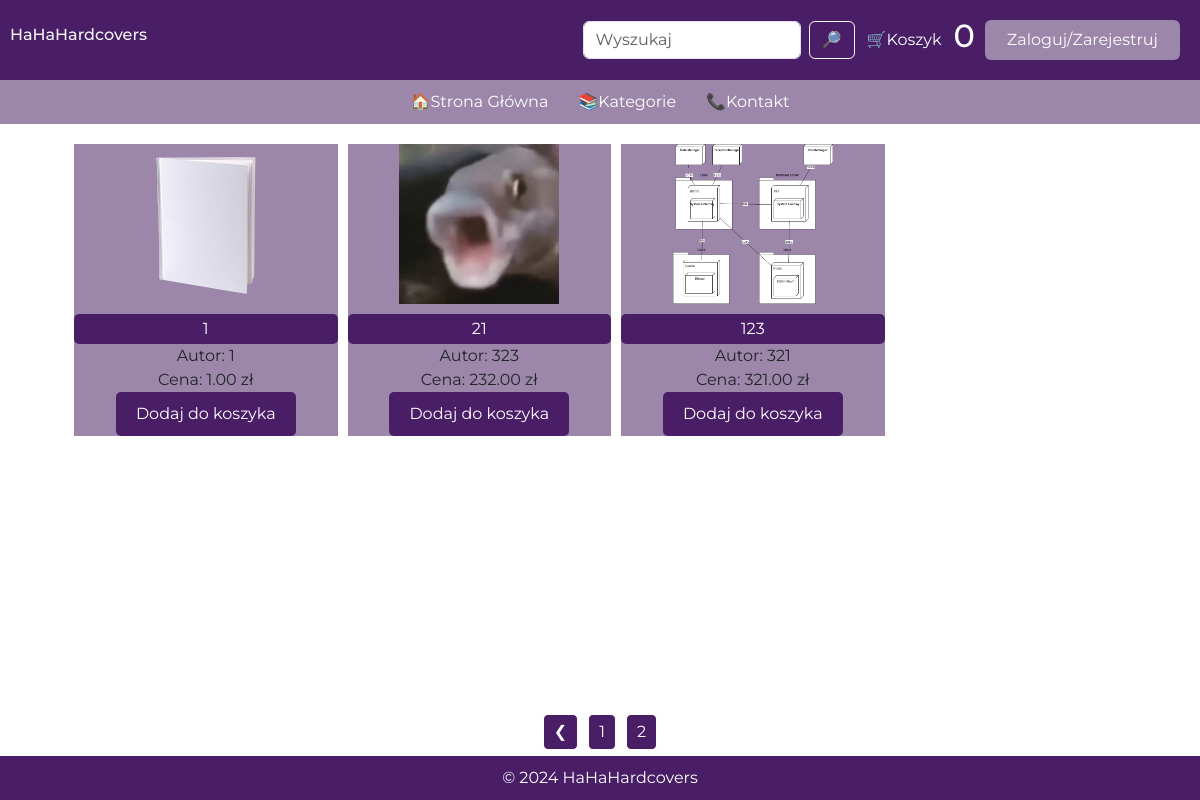
Page /?page=2 on the earlier database version.
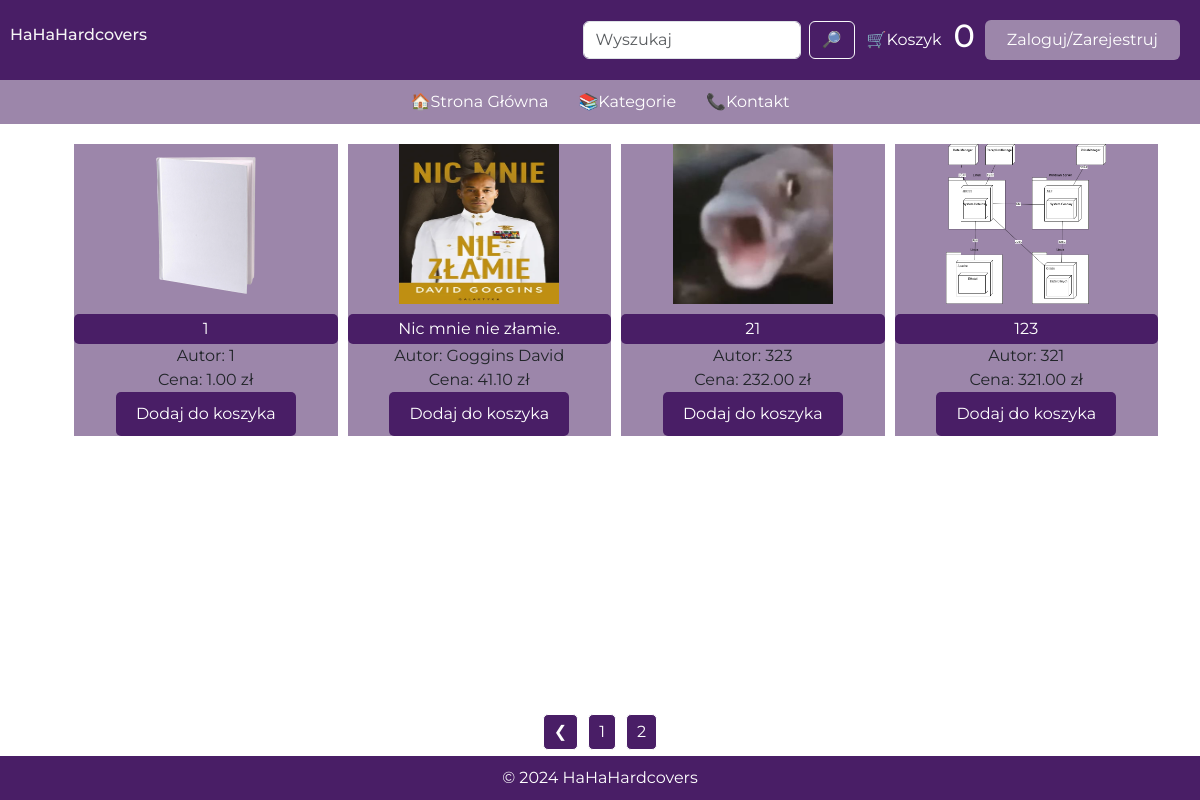
Same page on the later database version.
### stuff/models.py (models this page shows, shortened)
class Books(models.Model):
    author = models.CharField(max_length= 100, default = None)
    title = models.CharField(max_length=255)
    description = models.TextField(null=True,blank=True)
    price = models.DecimalField(max_digits=5, decimal_places  = 2, default = None)
    tags = models.ManyToManyField('Tag',blank=True)
    image = models.ImageField(upload_to='',null= True, blank=True)
    id = models.UUIDField(default=uuid.uuid4, unique=True,
                          primary_key=True, editable=False)
    class Meta:
        verbose_name_plural = 'Books'
        ordering = ['id']

### stuff/views.py (the view)
# urls.py: path('',views.stuffList, name='stuff_list'),
def stuffList(request):
    books, search_query = searchProject(request)
    print(request.GET)
    tags = Tag.objects.all()
    if request.GET.get('category'):
        category_name = request.GET['category']
        category_tag = get_object_or_404(Tag, name=category_name)
        books = books.filter(tags=category_tag)
        print(books)
    custom_range, books = paginateProjects(request, books, 8)
    if request.user.is_authenticated:
        customer = request.user.profile
        order, created = Order.objects.get_or_create(customer = customer, complete = False)
        items = order.orderitem_set.all()
        cartItems = order.get_cart_items
    else:
        items = []
        order = {'get_cart_total':0 , 'get_cart_items':0, 'shipping': True}
        cartItems = order['get_cart_items']
    context = {
        'books' : books,
        'tags' : tags,
        'cartitems' : cartItems,
        'search_query' : search_query,
        'custom_range' : custom_range,
    }
    return render(request,'stuff/stuff_list.html', context)

### stuff/utils.py (called while the page is built)
def paginateProjects(request, books, results):
    page = request.GET.get('page')
    paginator = Paginator(books,results)
    try:
        books = paginator.page(page)
    except PageNotAnInteger:
        page = 1
        books = paginator.page(page)
    except EmptyPage:
        page = paginator.num_pages
        books = paginator.page(page)
    leftIndex = (int(page) - 4)
    if leftIndex < 1:
        leftIndex = 1
    rightIndex = (int(page) + 5)
    if rightIndex > paginator.num_pages:
        rightIndex = paginator.num_pages + 1
    custom_range = range(leftIndex,rightIndex)
    return custom_range, books

def searchProject(request):
    search_query = ''
    if request.GET.get('search_query'):
        search_query = request.GET.get('search_query')
    tags = Tag.objects.filter(name__icontains=search_query)
    books = Books.objects.filter(
        Q(title__icontains=search_query) |
        Q(description__icontains=search_query) |
        Q(author__icontains=search_query) |
        Q(tags__in=tags)
        )
    return books , search_query

### stuff/templates/stuff/stuff_list.html (shortened to what this page needs)
{% extends 'index.html' %}
{% load static %}
{% block stuff %}
<link rel="stylesheet" href="{% static 'styles\StuffListStyle.css' %}">
<div class="container">
  <ul id="popular-book-list" class="box-grid">
    {% for book in books %}
    <li>
      {% if book.image %}
        <img src="{{ book.image.url }}" alt="">
      {% else %}
        <img src="{% static 'images/blank.png' %}" alt="">
      {% endif %}
      <a class="read-more-button" href="{% url 'stuff:book_detail' pk=book.id%}">
        {{book.title|slice:":20"}}
      </a>
      Autor: {{book.author}}<br/>
      Cena: {{book.price|floatformat:2}} zł<br/>
      <button data-book="{{book.id}}" data-action="add" class="addItem">Dodaj do koszyka</button>
    </li>
    {% endfor %}
  </ul>
</div>
{% endblock %}

### templates/index.html (shortened to what this page needs)
<!DOCTYPE html>
{% load static %}
<html lang="en">
<head>
    <link rel="stylesheet" href="https://cdnjs.cloudflare.com/ajax/libs/font-awesome/6.4.2/css/all.min.css">
    <link rel="stylesheet" href="{% static 'styles\mainstyl.css' %}">
    {% block nav %}
    {% include 'stuff/navbar.html' %}
    {% endblock nav %}
    <section class="trend-section">
            {% block stuff %}
            {% endblock stuff %}
    </section>
    {% include 'pagination.html' with queryset=books custom_range=custom_range %}
    <footer>
        &copy; 2024 HaHaHardcovers
    </footer>
</body>
</html>

### stuff/templates/stuff/navbar.html (shortened to what this page needs)
{% block navbar %}
{% load static %}
<!DOCTYPE html>
<html>
<head>
    {% load bootstrap5 %}
    {% bootstrap_css %}
    <link rel="stylesheet" href="{% static 'styles\navbarstyle.css' %}">
</head>
<body>
    <body>
        <header>
            <h1 class="navbar-brand"><a style="text-decoration: none; color:whitesmoke;" href="{%url 'stuff:stuff_list' %}">HaHaHardcovers</a></h1>
            <div class="header-buttons">
                <form class="d-flex" role="search" method="get" action="{% url 'stuff:stuff_list' %}">
                    <input class="form-control me-2" type="search" placeholder="Wyszukaj" name ="search_query" aria-label="Search" value="{{search_query}}">
                    <button class="btn btn-outline-light" type="submit">🔎</button>
                  </form>
                  <a href="{% url 'stuff:cart' %}" class="cart-link">🛒Koszyk</a>
                  <div>
                  <h2>{{ cartitems }}</h2>
                </div>
              {% if user.is_authenticated %}
                  {% if user.is_superuser %}
                  <button id="Button1">
                      <a href="{% url 'stuff:add_Book' %}" class="category_bar_element">Dodaj książkę</a>
                  </button>
                  {% endif %}
              <button id="Button1">
                  <a href="{% url 'users:logout' %}" class="category_bar_element">Wyloguj</a>
              </button>
              {% else %}
              <button id="Button1">
                  <a href="{% url 'users:login_Register' %}" class="category_bar_element">Zaloguj/Zarejestruj</a>
              </button>
              {% endif %}
            </div>
        </header>
        <nav>
            <a href="{% url 'stuff:stuff_list' %}">🏠Strona Główna</a>
                <a href="#" data-bs-toggle="dropdown">
                    📚Kategorie
                </a>
            <a href="#">📞Kontakt</a>
        </nav>
</body>
</html>
{% endblock %}

### templates/pagination.html (shortened to what this page needs)
{% load static %}
{% if queryset.has_other_pages%}
<link rel="stylesheet" href="{% static 'styles\pagination.css' %}">
    <div class="pagination fixed-bottom">
      <ul class="container">
        {% if queryset.has_previous %}
          <li><a href="?page={{queryset.previous_page_number}}" class="btn page-link" data-page="{{queryset.previous_page_number}}">&#10094;</a></li>
        {% endif %}
        {% for page in custom_range %}
          {% if page == queryset.number %}
            <li><a href="?page={{page}}" class="btn page-link btn--sub" data-page="{{page}}">{{page}}</a></li>
          {% else %}
            <li><a href="?page={{page}}" class="btn page-link" data-page="{{page}}">{{page}}</a></li>
        {% endif %}
        {% endfor %}
      </ul>
    </div>
{% endif %}

### static/styles/mainstyl.css (style rules this page uses)
body { font-family: 'Montserrat', sans-serif; margin: 0; padding: 0; background-color: #ffffff; display: flex; flex-direction: column; }
header { background-color: #491e66; color: #fff; padding: 10px; text-align: center; width: 100%; display: flex; justify-content: space-between; align-items: center; top: -100px; transition: top 0.3s; }
.header-buttons { display: flex; align-items: center; }
.cart-link { text-decoration: none; color: #fff; padding: 8px 12px; border-radius: 5px; background-color: transparent; }
#Button1 { font-family: 'Montserrat', sans-serif; background: #9c86aa; border: none; padding: 8px 22px; border-radius: 6px; transition: all 0.2s ease; margin: 10px 10px 10px 10px; }
nav { display: flex; justify-content: center; background-color: #9c86aa; padding: 10px; width: 100%; }
nav a { color: #fff; text-decoration: none; margin: 0 15px; }
section { padding: 20px; flex: 1; }
footer { background-color: #491e66; color: #fff; text-align: center; padding: 10px; position: fixed; bottom: 0; width: 100%; }
.trend-section li { background-color:#9c86aa; }
.trend-section li img, .trend-section li a { opacity: 1; }

### static/styles/navbarstyle.css (style rules this page uses)
* { margin: 0; padding: 0; box-sizing: border-box; font-family: 'Montserrat', sans-serif; }
body { font-family: 'Montserrat', sans-serif; margin: 0; padding: 0; background-color: #ffffff; display: flex; flex-wrap: wrap; }
header { background-color: #491e66; color: #fff; padding: 10px; text-align: center; width: 100%; display: flex; justify-content: space-between; align-items: center; top: -100px; transition: top 0.3s; }
.header-buttons { display: flex; flex-direction: row; }
.cart-link { text-decoration: none; color: #fff; padding: 8px 12px; border-radius: 5px; background-color: transparent; }
#Button1 { font-family: 'Montserrat', sans-serif; background: #9c86aa; border: none; padding: 8px 22px; border-radius: 6px; transition: all 0.2s ease; margin: 10px 10px 10px 10px; }
nav { display: flex; justify-content: center; background-color: #9c86aa; padding: 10px; width: 100%; }
nav a { color: #fff; text-decoration: none; margin: 0 15px; }
.category_bar_element { text-decoration: none; color: #fff; }

### static/styles/StuffListStyle.css (style rules this page uses)
#popular-book-list { list-style: none; display: grid; grid-template-rows: repeat(2, auto); grid-template-columns: repeat(4, 1fr); gap: 10px; text-align: center; align-items: center; }
#popular-book-list img { width: 10rem; height: 10rem; }
.category_bar_element { text-decoration: none; color: #fff; }
.read-more-button { display: block; text-align: center; margin-top: 10px; text-decoration: none; color: #fff; background-color: #491e66; opacity: .8; padding: 3px 8px; border-radius: 5px; transition: 1s; }
.addItem { background-color: #491e66; color: white; padding: 10px 20px; font-size: 16px; border: none; border-radius: 5px; cursor: pointer; display: block; margin: auto; text-decoration: none; transition: 1s; }
h1 { text-align: center; color: #491e66; margin-bottom: 10px; }

### static/styles/pagination.css (style rules this page uses)
.pagination { margin-bottom: 40px; height: 5vh; }
.pagination ul { display: flex; justify-content: center; align-items: center; }
.pagination li { margin: 0 5px; list-style: none; display: inline; }
.pagination a { text-decoration: none; color: #fff; background-color: #491e66; padding: 5px 10px; border: 1px solid #fff; border-radius: 5px; transition: 0.3s; }

Differences in the rows shown:
added Books: image (picture), title "Nic mnie nie złamie.", author "Goggins David", price "41.10"
